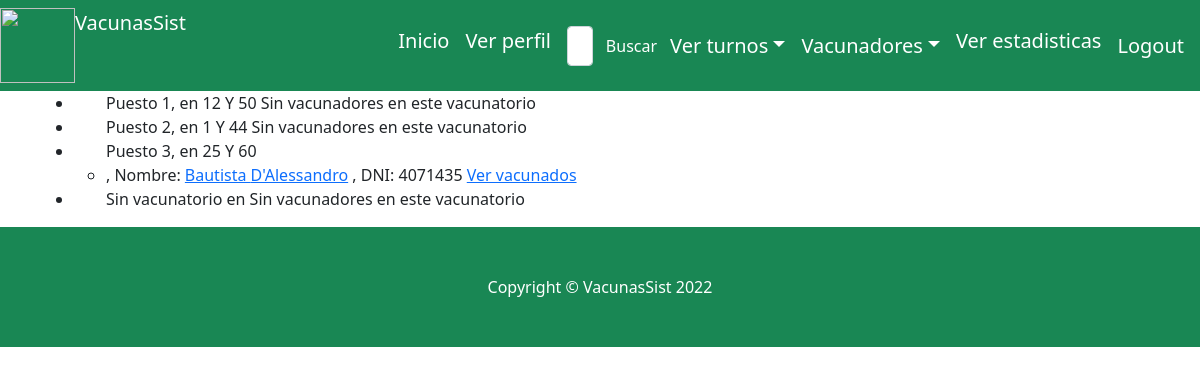
Page /ver_vacunadores (signed in) on the committed database.
### website/models.py (models this page shows)
class Usuario(AbstractBaseUser):
    username =models.CharField('Nombre de usuario', unique=True, max_length=100)
    email = models.EmailField('Correo electrónico', max_length=254, unique=True)
    nombre = models.CharField('Nombre', max_length=254)
    apellido = models.CharField('apellido', max_length=254)
    dni=models.IntegerField(help_text="DNI de la persona", unique=True)
    fecha_nacimiento= models.DateField(help_text="Fecha de nacimiento de la persona")
    residencia = models.TextField(help_text="Descripción de la tarea", null=True)
    vacunatorio_preferencia =models.ForeignKey(Vacunatorio, on_delete=models.CASCADE,null=True)
    fecha_creacion = models.DateTimeField(auto_now_add=True)
    identidad_verificada=models.BooleanField(default=False)
    es_vacunador = models.BooleanField(default=False)
    es_administrador = models.BooleanField(default=False)
    telefono = models.IntegerField(blank=True, null=True)
    direccion = models.CharField(max_length=15, null=True)
    objects= UsuarioManager()
    USERNAME_FIELD = 'username'
    REQUIRED_FIELDS = ['email','nombre', 'apellido','dni', 'fecha_nacimiento']

### website/views.py (the view)
# urls.py: path('ver_vacunadores',views.verVacunadores, name="ver_vacunadores"),
def verVacunadores(request):
    vacunatorios=Vacunatorio.objects.all()
    datosVacunadores = []
    for vacunatorio in vacunatorios:
        vacunadores = Usuario.objects.filter(vacunatorio_preferencia_id=vacunatorio.id).filter(es_vacunador=True)
        datosLocales = []
        datosLocales.append(vacunatorio.nombre+" en "+vacunatorio.ubicacion)
        if (vacunadores):
            for vacunador in vacunadores:
                datosLocales.append(vacunador)
        else:
            datosLocales.append('Sin vacunadores en este vacunatorio')
        datosVacunadores.append(datosLocales)
    return render(request,'website/ver_vacunadores.html',{'datosVacunadores':datosVacunadores})

### website/templates/website/ver_vacunadores.html
{% extends "website/layout.html" %}
{% block body %}
{% if request.user.es_administrador %}
<div class="container">
  <div class="row">
      <div class="col">
        <ul>
       {% for vacunatorio in datosVacunadores %}
       <li><a>{{vacunatorio.nombre}} {{vacunatorio.ubicacion}}</a>
        <ul>
        {% for datos in vacunatorio %}
          {% if datos.nombre %}
            <li><a>, Nombre:  </a> <a href="{% url 'ver_perfil_vacunador' datos.id %}">{{datos.nombre}} {{datos.apellido}}</a> <a>, DNI: {{datos.dni}}</a> <a <a href="{% url 'ver_vacunadosXvacunador' datos.id %}"> Ver vacunados</a></li>
          {% else %}
            <a>{{datos}}</a>
          {% endif %}
        {% endfor %}
        </ul>
        </li>
       {% endfor %}
      </ul>
      </div>
    </div>
    </div>
    {% else %} <h5> No tienes permisos para ver esta página</h5>
    {% endif %}
    {% endblock %}

### rows in the picture
Usuario: vacunatorio "Puesto 3, en 25 Y 60", nombre "Bautista", apellido "D'Alessandro", dni "4071435"

### other values in the picture
{{ datos }} "Puesto 1, en 12 Y 50" "Sin vacunadores en este vacunatorio" "Puesto 2, en 1 Y 44" "Sin vacunadores en este vacunatorio" "Sin vacunatorio en" "Sin vacunadores en este vacunatorio"
